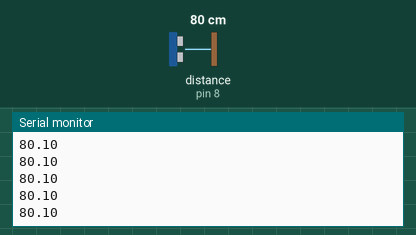
Simulated run of this sketch. Board: Arduino Uno, built with avr-gcc and run on an emulated ATmega328P. On the bench: the last lines printed to the serial monitor. Wiring (inferred from the names in the program): ultrasonic range finder: trigger pin 7; echo pin 8. The test bench sets the inputs (shaded band); at power-on: distance to the obstacle (sensor on pin 8) 80 cm. The echo pulse lasts 58.3 µs per cm.

Above: at 1.2 s.
1.3 s: distance to the obstacle (sensor on pin 8) set to 250 cm
At 1.39 s:
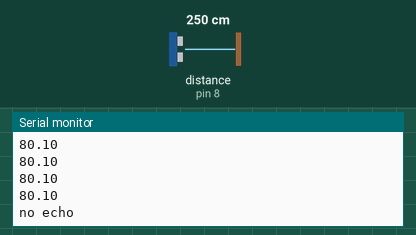
3.2 s: distance to the obstacle (sensor on pin 8) set to 2 cm
At 3.26 s:
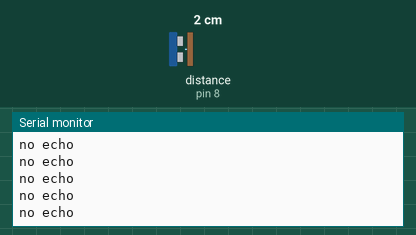

The sketch:

Ultrasonic_distance.ino
```cpp
const int TrigPin = 7;
const int EchoPin = 8;

void setup() {
  // put your setup code here, to run once:
  Serial.begin(9600);
  pinMode(TrigPin, OUTPUT);
  pinMode(EchoPin, INPUT);
}

void loop() {
  // put your main code here, to run repeatedly:
  digitalWrite(TrigPin, LOW);
  delayMicroseconds(2);
  digitalWrite(TrigPin, HIGH);
  delayMicroseconds(10);
  digitalWrite(TrigPin, LOW);

  // return 0 after 12000 microseconds which is appoximately 206cm
  unsigned long duration = pulseIn(EchoPin, HIGH, 12000);
  float distance = (duration/58.0);

  if (duration == 0) {
    Serial.println("no echo");
  } else {
    Serial.println(distance);
  }

  delay(60);
}
```

Measured:
- after the input at 1.3 s, the serial monitor: prints a new line at once (image 1)
